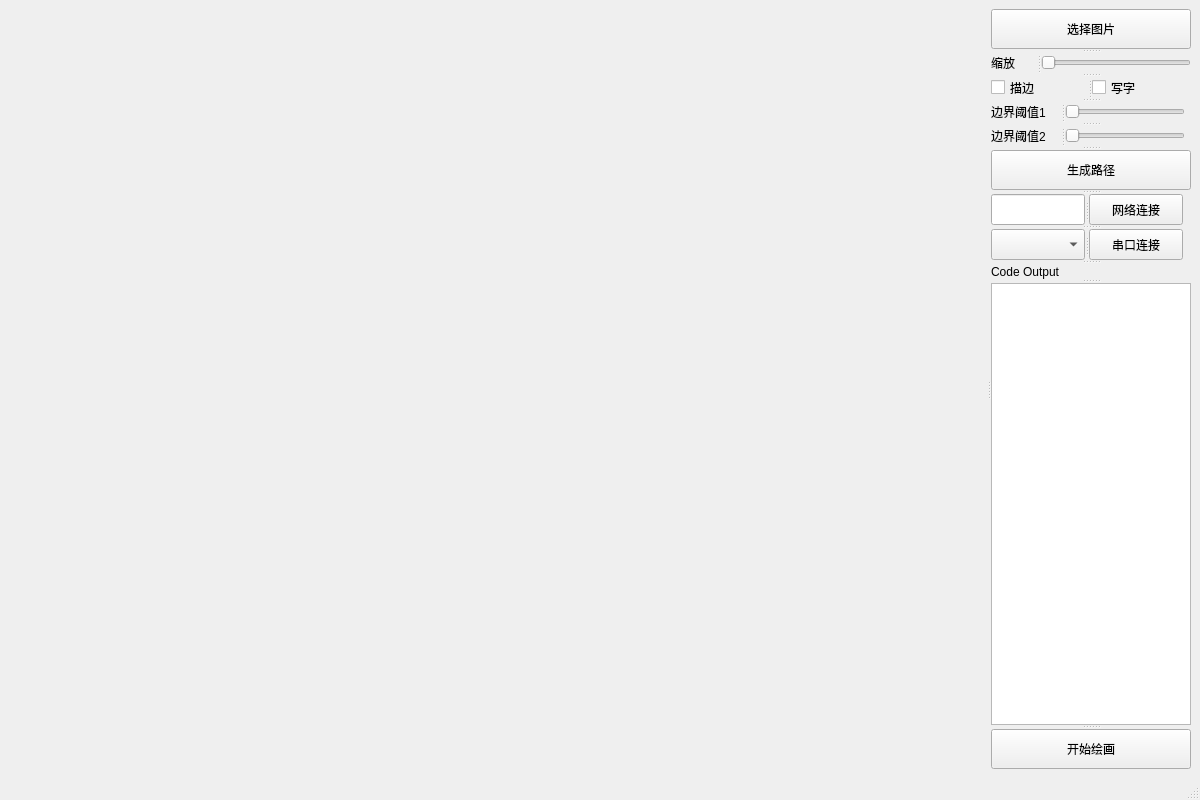
<?xml version="1.0" encoding="UTF-8"?>
<ui version="4.0">
 <class>MainWindow</class>
 <widget class="QMainWindow" name="MainWindow">
  <property name="geometry">
   <rect>
    <x>0</x>
    <y>0</y>
    <width>1200</width>
    <height>800</height>
   </rect>
  </property>
  <property name="minimumSize">
   <size>
    <width>1200</width>
    <height>800</height>
   </size>
  </property>
  <property name="maximumSize">
   <size>
    <width>1200</width>
    <height>800</height>
   </size>
  </property>
  <property name="windowTitle">
   <string>MainWindow</string>
  </property>
  <widget class="QWidget" name="centralwidget">
   <layout class="QGridLayout" name="gridLayout">
    <item row="0" column="0">
     <widget class="QSplitter" name="splitter_11">
      <property name="orientation">
       <enum>Qt::Horizontal</enum>
      </property>
      <widget class="QLabel" name="imageDisplay">
       <property name="text">
        <string/>
       </property>
      </widget>
      <widget class="QSplitter" name="splitter_10">
       <property name="orientation">
        <enum>Qt::Vertical</enum>
       </property>
       <widget class="QSplitter" name="splitter_6">
        <property name="orientation">
         <enum>Qt::Vertical</enum>
        </property>
        <widget class="QPushButton" name="chooseFile">
         <property name="minimumSize">
          <size>
           <width>200</width>
           <height>40</height>
          </size>
         </property>
         <property name="maximumSize">
          <size>
           <width>200</width>
           <height>40</height>
          </size>
         </property>
         <property name="text">
          <string>选择图片</string>
         </property>
        </widget>
        <widget class="QSplitter" name="splitter_3">
         <property name="orientation">
          <enum>Qt::Horizontal</enum>
         </property>
         <widget class="QLabel" name="label">
          <property name="text">
           <string>缩放 </string>
          </property>
         </widget>
         <widget class="QSlider" name="scaled">
          <property name="minimumSize">
           <size>
            <width>150</width>
            <height>20</height>
           </size>
          </property>
          <property name="maximumSize">
           <size>
            <width>150</width>
            <height>20</height>
           </size>
          </property>
          <property name="orientation">
           <enum>Qt::Horizontal</enum>
          </property>
         </widget>
        </widget>
       </widget>
       <widget class="QSplitter" name="splitter_7">
        <property name="orientation">
         <enum>Qt::Horizontal</enum>
        </property>
        <widget class="QCheckBox" name="boundaryCheck">
         <property name="minimumSize">
          <size>
           <width>97</width>
           <height>21</height>
          </size>
         </property>
         <property name="maximumSize">
          <size>
           <width>97</width>
           <height>21</height>
          </size>
         </property>
         <property name="text">
          <string>描边</string>
         </property>
        </widget>
        <widget class="QCheckBox" name="skeletonCheck">
         <property name="minimumSize">
          <size>
           <width>97</width>
           <height>21</height>
          </size>
         </property>
         <property name="maximumSize">
          <size>
           <width>97</width>
           <height>21</height>
          </size>
         </property>
         <property name="text">
          <string>写字</string>
         </property>
        </widget>
       </widget>
       <widget class="QSplitter" name="splitter_4">
        <property name="orientation">
         <enum>Qt::Vertical</enum>
        </property>
        <widget class="QSplitter" name="splitter">
         <property name="orientation">
          <enum>Qt::Horizontal</enum>
         </property>
         <widget class="QLabel" name="label_2">
          <property name="minimumSize">
           <size>
            <width>70</width>
            <height>0</height>
           </size>
          </property>
          <property name="maximumSize">
           <size>
            <width>70</width>
            <height>16777215</height>
           </size>
          </property>
          <property name="text">
           <string>边界阈值1</string>
          </property>
         </widget>
         <widget class="QSlider" name="threshold1">
          <property name="minimumSize">
           <size>
            <width>120</width>
            <height>20</height>
           </size>
          </property>
          <property name="maximumSize">
           <size>
            <width>120</width>
            <height>20</height>
           </size>
          </property>
          <property name="orientation">
           <enum>Qt::Horizontal</enum>
          </property>
         </widget>
        </widget>
        <widget class="QSplitter" name="splitter_2">
         <property name="orientation">
          <enum>Qt::Horizontal</enum>
         </property>
         <widget class="QLabel" name="label_3">
          <property name="minimumSize">
           <size>
            <width>70</width>
            <height>0</height>
           </size>
          </property>
          <property name="maximumSize">
           <size>
            <width>70</width>
            <height>16777215</height>
           </size>
          </property>
          <property name="text">
           <string>边界阈值2</string>
          </property>
         </widget>
         <widget class="QSlider" name="threshold2">
          <property name="minimumSize">
           <size>
            <width>120</width>
            <height>20</height>
           </size>
          </property>
          <property name="maximumSize">
           <size>
            <width>120</width>
            <height>20</height>
           </size>
          </property>
          <property name="orientation">
           <enum>Qt::Horizontal</enum>
          </property>
         </widget>
        </widget>
        <widget class="QPushButton" name="spawnLine">
         <property name="minimumSize">
          <size>
           <width>200</width>
           <height>40</height>
          </size>
         </property>
         <property name="maximumSize">
          <size>
           <width>200</width>
           <height>40</height>
          </size>
         </property>
         <property name="text">
          <string>生成路径</string>
         </property>
        </widget>
       </widget>
       <widget class="QSplitter" name="splitter_9">
        <property name="orientation">
         <enum>Qt::Horizontal</enum>
        </property>
        <widget class="QLineEdit" name="port">
         <property name="minimumSize">
          <size>
           <width>94</width>
           <height>31</height>
          </size>
         </property>
         <property name="maximumSize">
          <size>
           <width>94</width>
           <height>31</height>
          </size>
         </property>
        </widget>
        <widget class="QPushButton" name="netConnect">
         <property name="minimumSize">
          <size>
           <width>94</width>
           <height>31</height>
          </size>
         </property>
         <property name="maximumSize">
          <size>
           <width>94</width>
           <height>31</height>
          </size>
         </property>
         <property name="text">
          <string>网络连接</string>
         </property>
        </widget>
       </widget>
       <widget class="QSplitter" name="splitter_8">
        <property name="orientation">
         <enum>Qt::Horizontal</enum>
        </property>
        <widget class="QComboBox" name="com">
         <property name="minimumSize">
          <size>
           <width>94</width>
           <height>31</height>
          </size>
         </property>
         <property name="maximumSize">
          <size>
           <width>94</width>
           <height>31</height>
          </size>
         </property>
        </widget>
        <widget class="QPushButton" name="comConnect">
         <property name="minimumSize">
          <size>
           <width>94</width>
           <height>31</height>
          </size>
         </property>
         <property name="maximumSize">
          <size>
           <width>94</width>
           <height>31</height>
          </size>
         </property>
         <property name="text">
          <string>串口连接</string>
         </property>
        </widget>
       </widget>
       <widget class="QSplitter" name="splitter_5">
        <property name="orientation">
         <enum>Qt::Vertical</enum>
        </property>
        <widget class="QLabel" name="label_4">
         <property name="minimumSize">
          <size>
           <width>200</width>
           <height>15</height>
          </size>
         </property>
         <property name="maximumSize">
          <size>
           <width>200</width>
           <height>15</height>
          </size>
         </property>
         <property name="text">
          <string>Code Output</string>
         </property>
        </widget>
        <widget class="QTextEdit" name="codeOutput">
         <property name="minimumSize">
          <size>
           <width>200</width>
           <height>169</height>
          </size>
         </property>
         <property name="maximumSize">
          <size>
           <width>200</width>
           <height>114514</height>
          </size>
         </property>
         <property name="readOnly">
          <bool>true</bool>
         </property>
        </widget>
        <widget class="QPushButton" name="beginDraw">
         <property name="minimumSize">
          <size>
           <width>200</width>
           <height>40</height>
          </size>
         </property>
         <property name="maximumSize">
          <size>
           <width>200</width>
           <height>40</height>
          </size>
         </property>
         <property name="text">
          <string>开始绘画</string>
         </property>
        </widget>
       </widget>
      </widget>
     </widget>
    </item>
   </layout>
  </widget>
  <widget class="QMenuBar" name="menubar">
   <property name="geometry">
    <rect>
     <x>0</x>
     <y>0</y>
     <width>1200</width>
     <height>26</height>
    </rect>
   </property>
  </widget>
  <widget class="QStatusBar" name="statusbar"/>
 </widget>
 <resources/>
 <connections/>
</ui>
